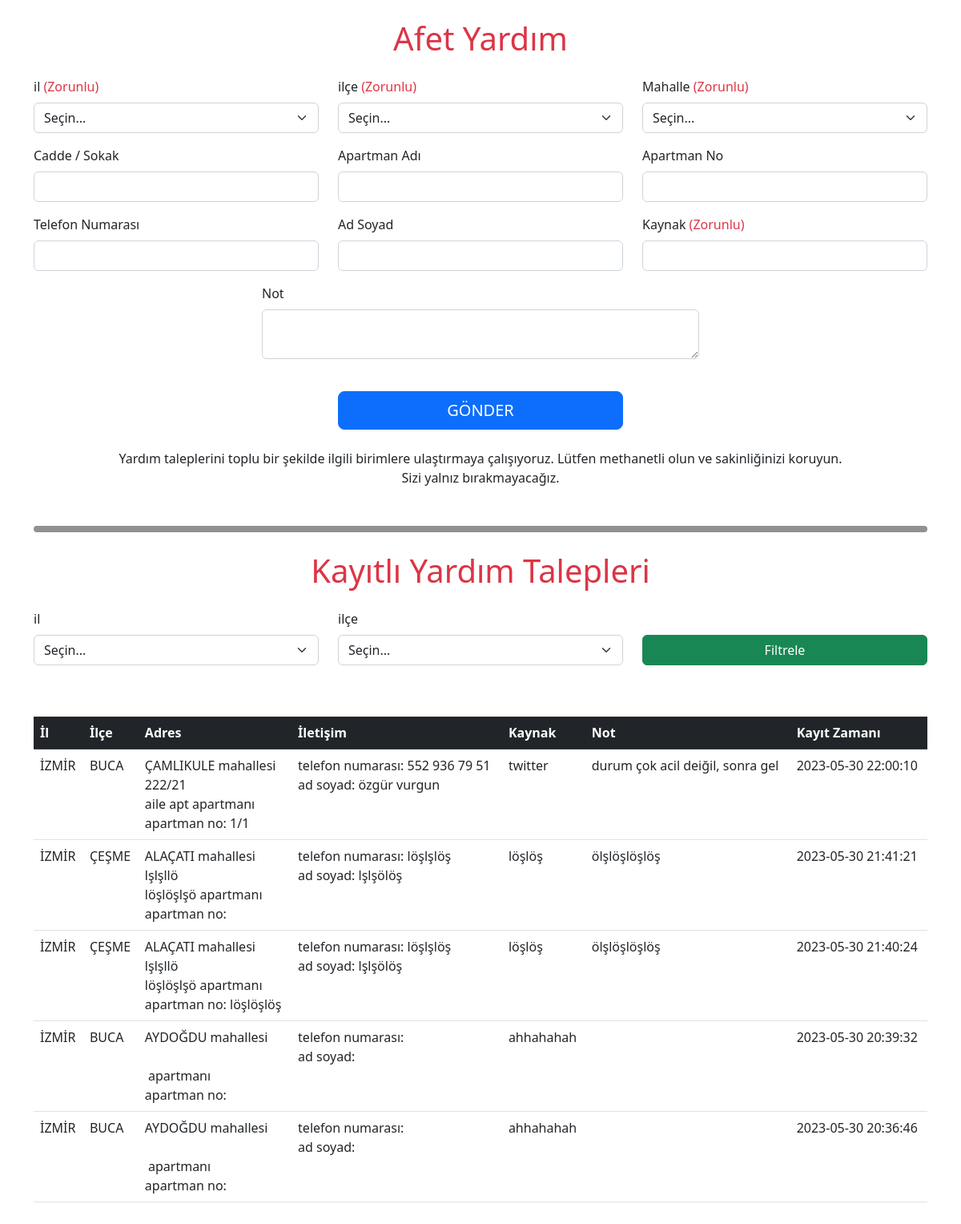
The page / on the database its author committed.
### tables this page shows
CREATE TABLE `yardim_talepleri` (
  `yardim_talepleri_id` int(10) UNSIGNED NOT NULL,
  `yardim_talepleri_il_key` int(11) NOT NULL,
  `yardim_talepleri_ilce_key` int(11) NOT NULL,
  `yardim_talepleri_il` varchar(150) NOT NULL,
  `yardim_talepleri_ilce` varchar(150) NOT NULL,
  `yardim_talepleri_mahalle` varchar(150) NOT NULL,
  `yardim_talepleri_cadde_sokak` varchar(300) NOT NULL,
  `yardim_talepleri_apartman_adi` varchar(150) NOT NULL,
  `yardim_talepleri_apartman_no` varchar(20) NOT NULL,
  `yardim_talepleri_telefon_no` varchar(25) NOT NULL,
  `yardim_talepleri_ad_soyad` varchar(200) NOT NULL,
  `yardim_talepleri_kaynak` mediumtext NOT NULL,
  `yardim_talepleri_not` mediumtext NOT NULL,
  `yardim_talepleri_durum` char(1) NOT NULL DEFAULT 'n',
  `yardim_talepleri_sorumlu` varchar(150) NOT NULL DEFAULT 'anon',
  `yardim_talepleri_sonuc_zamani` varchar(200) NOT NULL,
  `yardim_talepleri_sonuc_notu` varchar(1000) NOT NULL DEFAULT 'null',
  `yardim_talepleri_bilanco` varchar(100) NOT NULL,
  `yardim_talepleri_zaman` timestamp NOT NULL DEFAULT current_timestamp()
);

### app/controller/HomePage.php (called while the page is built, shortened)
<?php
class HomePage extends Controller
{
    public function index()
    {
        $cityData =  $this->model('HomePage')->getCity();
        $tableData =  $this->model('HomePage')->getTableData();
        $this->view('HomePage', [
            'cityData' => $cityData,
            'tableData' => $tableData
        ]);
    }
}

### app/config/routes.php (called while the page is built, shortened)
<?php
Router::run('/', 'HomePage@index');

### index.php (called while the page is built, shortened)
<?php
require_once 'app/config/routes.php';

### app/model/HomePage.php (called while the page is built, shortened)
<?php
class HomePage extends Model
{
    public function getTableData()
    {
        return $this->db->query('SELECT * FROM yardim_talepleri WHERE yardim_talepleri_durum ="n" ORDER BY yardim_talepleri_id DESC')->fetchAll(\PDO::FETCH_ASSOC);
    }
}

### app/view/HomePage.php (the view, shortened to what this page needs)
<!DOCTYPE html>
<html lang="tr">
<head>
  <link href="https://cdn.jsdelivr.net/npm/bootstrap@5.2.3/dist/css/bootstrap.min.css" rel="stylesheet" />
</head>
<body>
  <div class="container">
    <form method="post">
      <h1 class="text-center mt-4 mb-4 text-danger">Afet Yardım</h1>
      <div class="row">
        <div class="col-md-4">
          <div class="mb-3">
            <label class="form-label">il <span class="text-danger">(Zorunlu)</span></label>
            <select id="selectCity" class="form-select">
              <option value="0" selected>Seçin...</option>
            </select>
          </div>
        </div>
        <div class="col-md-4">
          <div class="mb-3">
            <label class="form-label">ilçe <span class="text-danger">(Zorunlu)</span></label>
            <select id="selectCounty" class="form-select">
              <option selected>Seçin...</option>
            </select>
          </div>
        </div>
        <div class="col-md-4">
          <div class="mb-3">
            <label class="form-label">Mahalle <span class="text-danger">(Zorunlu)</span></label>
            <select id="selectNeighbourhood" class="form-select">
              <option selected>Seçin...</option>
            </select>
          </div>
        </div>
        <div class="col-md-4">
          <div class="mb-3">
            <label class="form-label">Cadde / Sokak</label>
            <input id="street" type="text" class="form-control" />
          </div>
        </div>
        <div class="col-md-4">
          <div class="mb-3">
            <label class="form-label">Apartman Adı</label>
            <input id="apartmentName" type="text" class="form-control" />
          </div>
        </div>
        <div class="col-md-4">
          <div class="mb-3">
            <label class="form-label">Apartman No</label>
            <input id="apartmentNo" type="text" class="form-control" />
          </div>
        </div>
        <div class="col-md-4">
          <div class="mb-3">
            <label class="form-label">Telefon Numarası</label>
            <input id="telephoneNo" type="text" class="form-control" />
          </div>
        </div>
        <div class="col-md-4">
          <div class="mb-3">
            <label class="form-label">Ad Soyad</label>
            <input id="nameSurname" type="text" class="form-control" />
          </div>
        </div>
        <div class="col-md-4 mx-auto">
          <div class="mb-3">
            <label class="form-label">Kaynak <span class="text-danger">(Zorunlu)</span></label>
            <input id="source" type="text" class="form-control" required />
          </div>
        </div>
        <div class="col-md-6 mx-auto">
          <div class="mb-3">
            <label class="form-label">Not</label>
            <textarea id="note" class="form-control" rows="2"></textarea>
          </div>
        </div>
      </div>
      <div class="row">
        <div class="d-grid gap-2 col-4 mx-auto mt-4">
          <button id="submitForm" class="btn btn-lg btn-primary" type="submit">
            GÖNDER
          </button>
        </div>
      </div>
    </form>
  </div>
  <div class="container">
    <p class="text-center mt-4 mb-5">
      Yardım taleplerini toplu bir şekilde ilgili birimlere ulaştırmaya
      çalışıyoruz. Lütfen methanetli olun ve sakinliğinizi koruyun.<br />Sizi
      yalnız bırakmayacağız.
    </p>
    <hr class="border border-dark rounded border-4 opacity-50" />
    <h1 class="text-center mt-4 mb-4 text-danger">
      Kayıtlı Yardım Talepleri
    </h1>
    <form action="" method="post">
      <div class="row">
        <div class="col-md-4">
          <div class="mb-3">
            <label class="form-label">il</label>
            <select id="filter" class="form-select">
              <option value="0" selected>Seçin...</option>
            </select>
          </div>
        </div>
        <div class="col-md-4">
          <div class="mb-3">
            <label class="form-label">ilçe</label>
            <select id="filterCounty" class="form-select">
              <option value="0" selected>Seçin...</option>
            </select>
          </div>
        </div>
        <div class="col-md-4 mx-auto">
          <label class="form-label">&nbsp;</label>
          <div class="d-grid gap-2">
            <button id="filterButton" class="btn btn-success" type="submit">Filtrele</button>
          </div>
        </div>
      </div>
    </form>
  </div>
  <div class="container mt-5 mb-4">
    <div class="table-responsive">
      <table class="table">
        <thead class="table-dark rounded">
          <tr>
            <th scope="col">İl</th>
            <th scope="col">İlçe</th>
            <th scope="col">Adres</th>
            <th scope="col">İletişim</th>
            <th scope="col">Kaynak</th>
            <th scope="col">Not</th>
            <th scope="col">Kayıt Zamanı</th>
          </tr>
        </thead>
        <tbody id="tableData">
          <?php
          foreach ($tableData as $value) { ?>
            <tr>
              <td><?= $value['yardim_talepleri_il'] ?></td>
              <td><?= $value['yardim_talepleri_ilce'] ?></td>
              <td>
                <?= $value['yardim_talepleri_mahalle'] ?>&nbsp;mahallesi<br />
                <?= $value['yardim_talepleri_cadde_sokak'] ?><br />
                <?= $value['yardim_talepleri_apartman_adi'] ?>&nbsp;apartmanı<br />
                apartman no:&nbsp;<?= $value['yardim_talepleri_apartman_no'] ?>
              </td>
              <td>
                telefon numarası:&nbsp;<?= $value['yardim_talepleri_telefon_no'] ?><br />
                ad soyad:&nbsp;<?= $value['yardim_talepleri_ad_soyad'] ?>
              </td>
              <td><?= $value['yardim_talepleri_kaynak'] ?></td>
              <td><?= $value['yardim_talepleri_not'] ?></td>
              <td><?= $value['yardim_talepleri_zaman'] ?></td>
            </tr>
          <?php } ?>
        </tbody>
      </table>
    </div>
  </div>
</body>
</html>

### rows shown on the page
yardim_talepleri: yardim_talepleri_il "İZMİR", yardim_talepleri_ilce "BUCA", yardim_talepleri_mahalle "ÇAMLIKULE", yardim_talepleri_cadde_sokak "222/21", yardim_talepleri_apartman_adi "aile apt", yardim_talepleri_apartman_no "1/1", yardim_talepleri_telefon_no "552 936 79 51", yardim_talepleri_ad_soyad "özgür vurgun", yardim_talepleri_kaynak "twitter", yardim_talepleri_not "durum çok acil deiğil, sonra gel", yardim_talepleri_zaman "2023-05-30 22:00:10"
yardim_talepleri: yardim_talepleri_il "İZMİR", yardim_talepleri_ilce "ÇEŞME", yardim_talepleri_mahalle "ALAÇATI", yardim_talepleri_cadde_sokak "lşlşllö", yardim_talepleri_apartman_adi "löşlöşlşö", yardim_talepleri_telefon_no "löşlşlöş", yardim_talepleri_ad_soyad "lşlşölöş", yardim_talepleri_kaynak "löşlöş", yardim_talepleri_not "ölşlöşlöşlöş", yardim_talepleri_zaman "2023-05-30 21:41:21"
yardim_talepleri: yardim_talepleri_il "İZMİR", yardim_talepleri_ilce "ÇEŞME", yardim_talepleri_mahalle "ALAÇATI", yardim_talepleri_cadde_sokak "lşlşllö", yardim_talepleri_apartman_adi "löşlöşlşö", yardim_talepleri_apartman_no "löşlöşlöş", yardim_talepleri_telefon_no "löşlşlöş", yardim_talepleri_ad_soyad "lşlşölöş", yardim_talepleri_kaynak "löşlöş", yardim_talepleri_not "ölşlöşlöşlöş", yardim_talepleri_zaman "2023-05-30 21:40:24"
yardim_talepleri: yardim_talepleri_il "İZMİR", yardim_talepleri_ilce "BUCA", yardim_talepleri_mahalle "AYDOĞDU", yardim_talepleri_kaynak "ahhahahah", yardim_talepleri_zaman "2023-05-30 20:39:32"
yardim_talepleri: yardim_talepleri_il "İZMİR", yardim_talepleri_ilce "BUCA", yardim_talepleri_mahalle "AYDOĞDU", yardim_talepleri_kaynak "ahhahahah", yardim_talepleri_zaman "2023-05-30 20:36:46"
